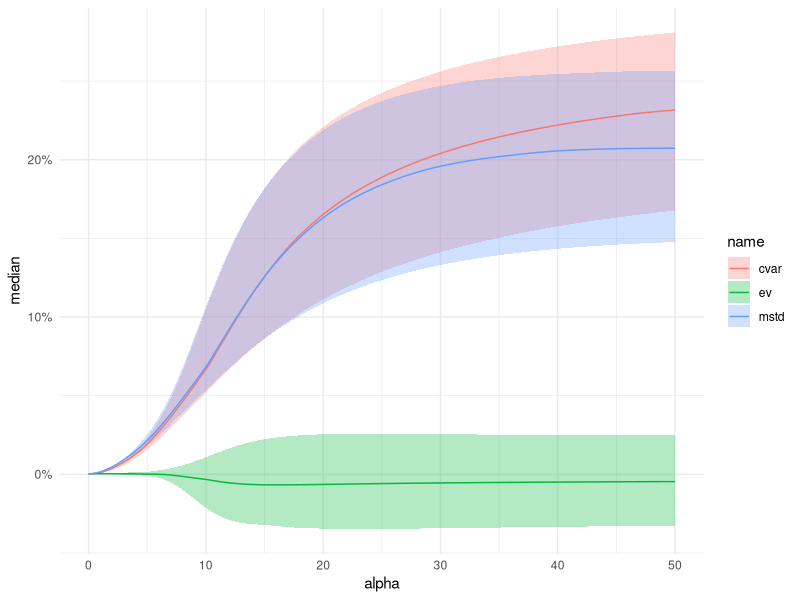
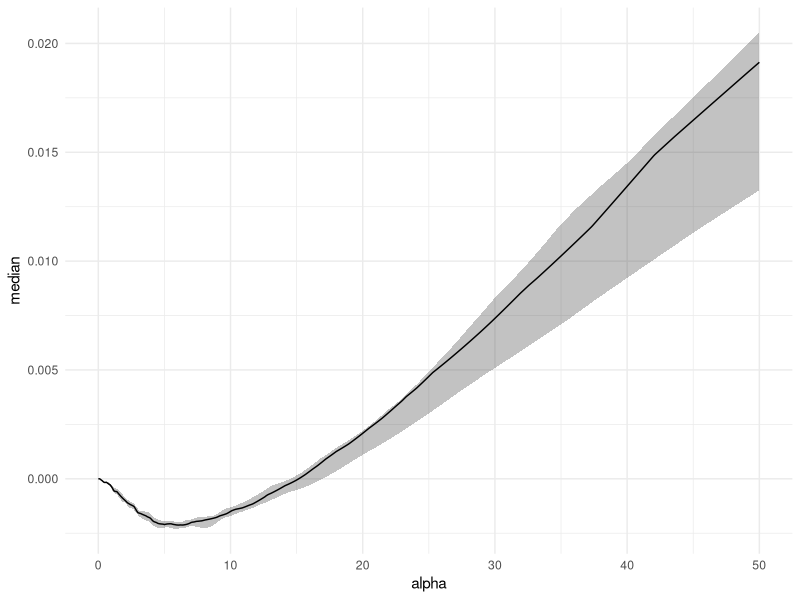

Generate these figures, in order, with R:
library(tidyverse)
library(ggplot2)

setwd("~/Documents/Github/lds-mc-julia/")
ce_df <- read.csv("output/ce_df.csv")

ce_df |>
  select(-cvar_mstd) |>
  pivot_longer(c('ev', 'cvar', 'mstd'), names_to = 'name', values_to = 'value') |>
  pivot_wider(names_from = var, values_from = value) |>
  ggplot() +
  geom_ribbon(aes(ymin = lb, ymax = ub, x = alpha, fill = name), alpha = 0.3) +
  geom_line(aes(x = alpha, y = median, color = name)) +
  scale_y_continuous(labels = scales::percent) +
  theme_minimal()

ce_df |>
  select(c(-ev, -cvar, -mstd)) |>
  rename(value = cvar_mstd) |>
  pivot_wider(names_from = var, values_from = value) |>
  ggplot() +
  geom_ribbon(aes(ymin = lb, ymax = ub, x = alpha), alpha = 0.3) +
  geom_line(aes(x = alpha, y = median)) +
  theme_minimal()
